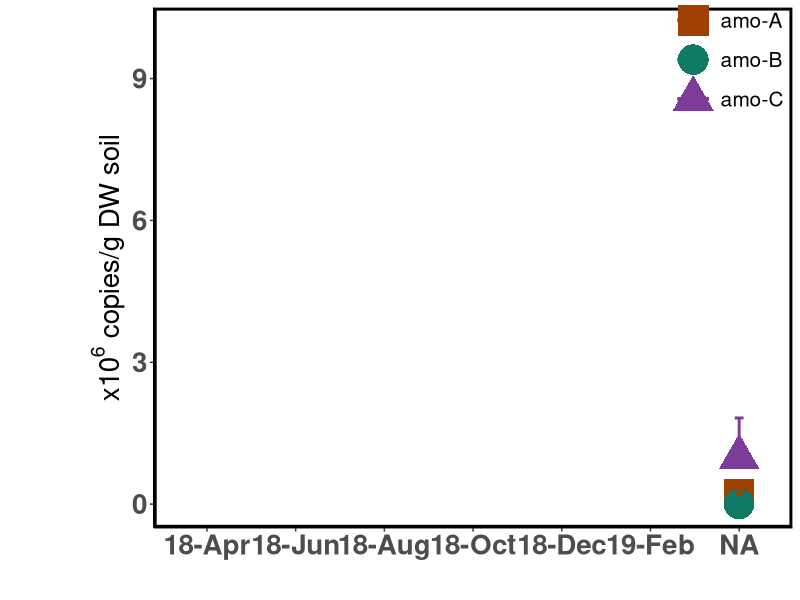
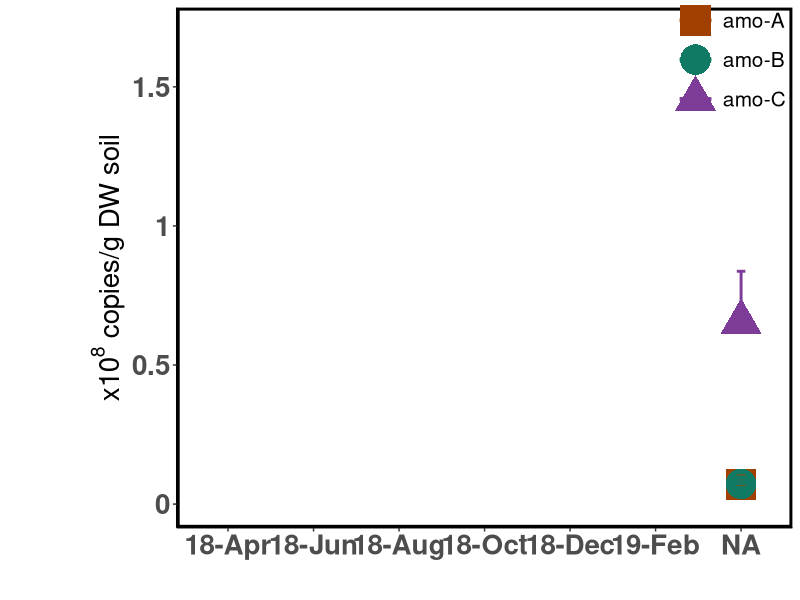
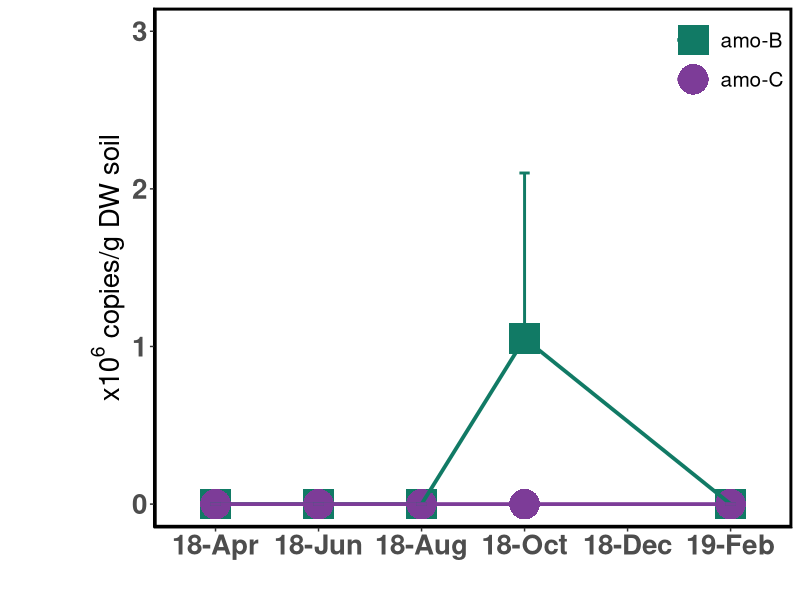
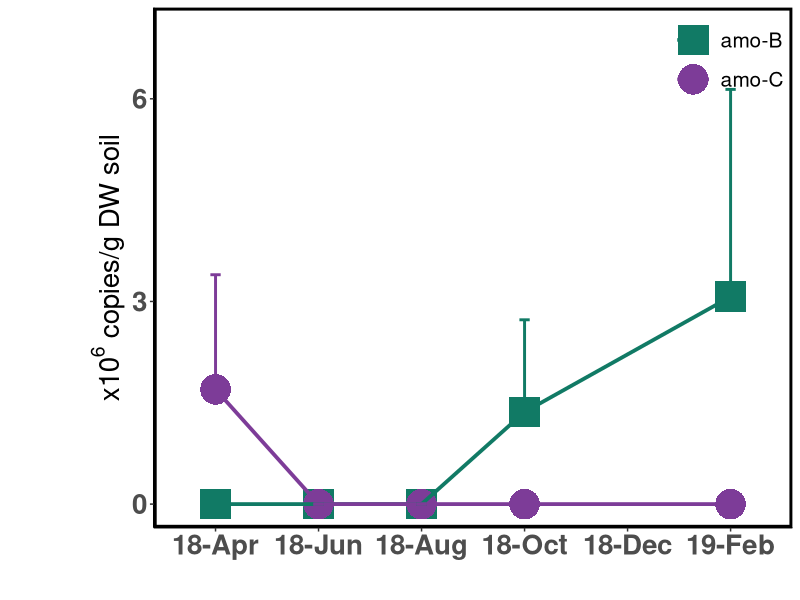

The R script that drew these images, in order:
################################################################################
#                                                                              #
# Analysis of metatranscriptomic dataset for PW + CW, 04.2018 - 02.2019        #
#                                                                              #
# Author: Anna Burns                                                           #
# Last edited: 15.01.2024                                                      #
# Last tested: 25.04.2024                                                      #
#                                                                              #
################################################################################

################################################################################
# Required packages                                                            #
################################################################################

library(dplyr)
library(stringr)
library(tidyverse)
library(RColorBrewer)
library(lubridate)

################################################################################
# Data upload                                                                  #
################################################################################

aoa <- read.csv('Data/mRNA.aoa.absolute.csv')

aob <- read.csv('Data/mRNA.aob.absolute.csv')

################################################################################
# Functions                                                                    #
################################################################################

################################################################################
# Code                                                                         #
################################################################################

# preparing aoa data

aoa$month <- factor(aoa$month, levels = c('18-Apr', '18-Jun', '18-Aug', '18-Oct', '18-Dec', '19-Feb'))

aoa_summary <- aoa %>% group_by(Site, month, Subunit) %>% summarise(mean = mean(Amount), sd = sd(Amount), n = n(), se = sd/sqrt(n))

# preparing aob data

aob$month <- factor(aob$month, levels = c('18-Apr', '18-Jun', '18-Aug', '18-Oct', '18-Dec', '19-Feb'))

aob_summary <- aob %>% group_by(Site, month, Subunit) %>% summarise(mean = mean(Amount), sd = sd(Amount), n = n(), se = sd/sqrt(n))

################################################################################
# Figures and Statistics                                                       #
################################################################################

# aoa

## coastal wet site

ggplot(aoa_summary[aoa_summary$Site == 'CW',], aes(x = month, y = mean, col = Subunit, group = Subunit)) +
  geom_point(aes(shape = Subunit), size = 10) + 
  geom_line(linewidth = 1.3) + 
  theme_classic() + 
  geom_errorbar(aes(ymax = mean + se, ymin = mean, color = Subunit), width = 0.1, linewidth = 1) +
  scale_shape_manual(values = c(15,16,17)) + 
  scale_color_manual(values = c("#A04000","#117A65","#7D3C98")) + 
  scale_y_continuous(limits = c(0, 1e7), breaks = c(0, 3e6, 6e6, 9e6), labels = c(0.0,3.0, 6.0,9.0)) +
  scale_x_discrete(drop = FALSE) + 
  labs(y = expression(paste(x10^{6}, ' copies/g DW soil')), x = '') + 
  theme(axis.title=element_text(size=20,face = "bold"),
        axis.title.y=element_text(margin = margin(l = 60)),
        axis.text=element_text(size=20,face = "bold"),
        title = element_text(size = 20, face = 'bold'),
        panel.border = element_rect(linetype = "solid", colour = "black", fill = NA, size=2),
        panel.background = element_rect(fill = NA),panel.grid.major = element_blank(),legend.position = c(0.9,0.9),
        legend.text = element_text(size = 15),legend.key = element_rect(fill = NA),legend.title = element_blank(),
        legend.background = element_blank())

## percolation wet site

ggplot(aoa_summary[aoa_summary$Site == 'PW',], aes(x = month, y = mean, col = Subunit, group = Subunit)) +
  geom_point(aes(shape = Subunit), size = 10) + 
  geom_line(size = 1.3) + 
  theme_classic() + 
  geom_errorbar(aes(ymax = mean + se, ymin = mean, color = Subunit), width = 0.1, linewidth = 1) +
  scale_shape_manual(values = c(15,16,17)) + 
  scale_color_manual(values = c("#A04000","#117A65","#7D3C98")) + 
  scale_y_continuous(limits = c(0, 1.7e8), breaks = c(0, 5e7, 1e8, 1.5e8), labels = c(0,0.5,1.0,1.5)) +
  scale_x_discrete(drop = FALSE) + 
  labs(x = '', y = expression(paste(x10^{8}, ' copies/g DW soil'))) +
  theme(axis.title=element_text(size=20,face = "bold"),axis.text=element_text(size=20,face = "bold"),
        title = element_text(size = 20, face = 'bold'),
        axis.title.y=element_text(margin = margin(l = 60)),
        panel.border = element_rect(linetype = "solid", colour = "black", fill = NA, size=2),
        panel.background = element_rect(fill = NA),panel.grid.major = element_blank(),legend.position = c(0.9,0.9),
        legend.text = element_text(size = 15),legend.key = element_rect(fill = NA),legend.title = element_blank(),
        legend.background = element_blank())

# aob

# coastal wet site

ggplot(aob_summary[aob_summary$Site == 'CW',], aes(x = month, y = mean, col = Subunit, group = Subunit)) +
  geom_point(aes(shape = Subunit), size = 10) + 
  geom_line(size = 1.3) + 
  theme_classic() + 
  geom_errorbar(aes(ymax = mean + se, ymin = mean, color = Subunit), width = 0.1, linewidth = 1) +
  scale_shape_manual(values = c(15,16,17)) + 
  scale_color_manual(values = c("#117A65","#7D3C98")) + 
  scale_y_continuous(limits = c(0, 3e6), breaks = c(0, 1e6, 2e6, 3e6), labels = c(0,1,2,3)) +
  scale_x_discrete(drop = FALSE) + 
  labs(x = '', y = expression(paste(x10^{6}, ' copies/g DW soil'))) +
  theme(axis.title=element_text(size=20,face = "bold"),axis.text=element_text(size=20,face = "bold"),
        title = element_text(size = 20, face = 'bold'),
        axis.title.y=element_text(margin = margin(l = 60)),
        panel.border = element_rect(linetype = "solid", colour = "black", fill = NA, size=2),
        panel.background = element_rect(fill = NA),panel.grid.major = element_blank(),legend.position = c(0.9,0.9),
        legend.text = element_text(size = 15),legend.key = element_rect(fill = NA),legend.title = element_blank(),
        legend.background = element_blank())

# percolation wet site

ggplot(aob_summary[aob_summary$Site == 'PW',], aes(x = month, y = mean, col = Subunit, group = Subunit)) +
  geom_point(aes(shape = Subunit), size = 10) + 
  geom_line(size = 1.3) + 
  theme_classic() + 
  geom_errorbar(aes(ymax = mean + se, ymin = mean, color = Subunit), width = 0.1, linewidth = 1) +
  scale_shape_manual(values = c(15,16,17)) + 
  scale_color_manual(values = c("#117A65","#7D3C98")) + 
  scale_y_continuous(limits = c(0,7e6), breaks = c(0, 3e6, 6e6), labels = c(0,3,6)) +
  scale_x_discrete(drop = FALSE) + 
  labs(x = '', y = expression(paste(x10^{6}, ' copies/g DW soil'))) +
  theme(axis.title=element_text(size=20,face = "bold"),axis.text=element_text(size=20,face = "bold"),
        title = element_text(size = 20, face = 'bold'),
        axis.title.y=element_text(margin = margin(l = 60)),
        panel.border = element_rect(linetype = "solid", colour = "black", fill = NA, size=2),
        panel.background = element_rect(fill = NA),panel.grid.major = element_blank(),legend.position = c(0.9,0.9),
        legend.text = element_text(size = 15),legend.key = element_rect(fill = NA),legend.title = element_blank(),
        legend.background = element_blank())
